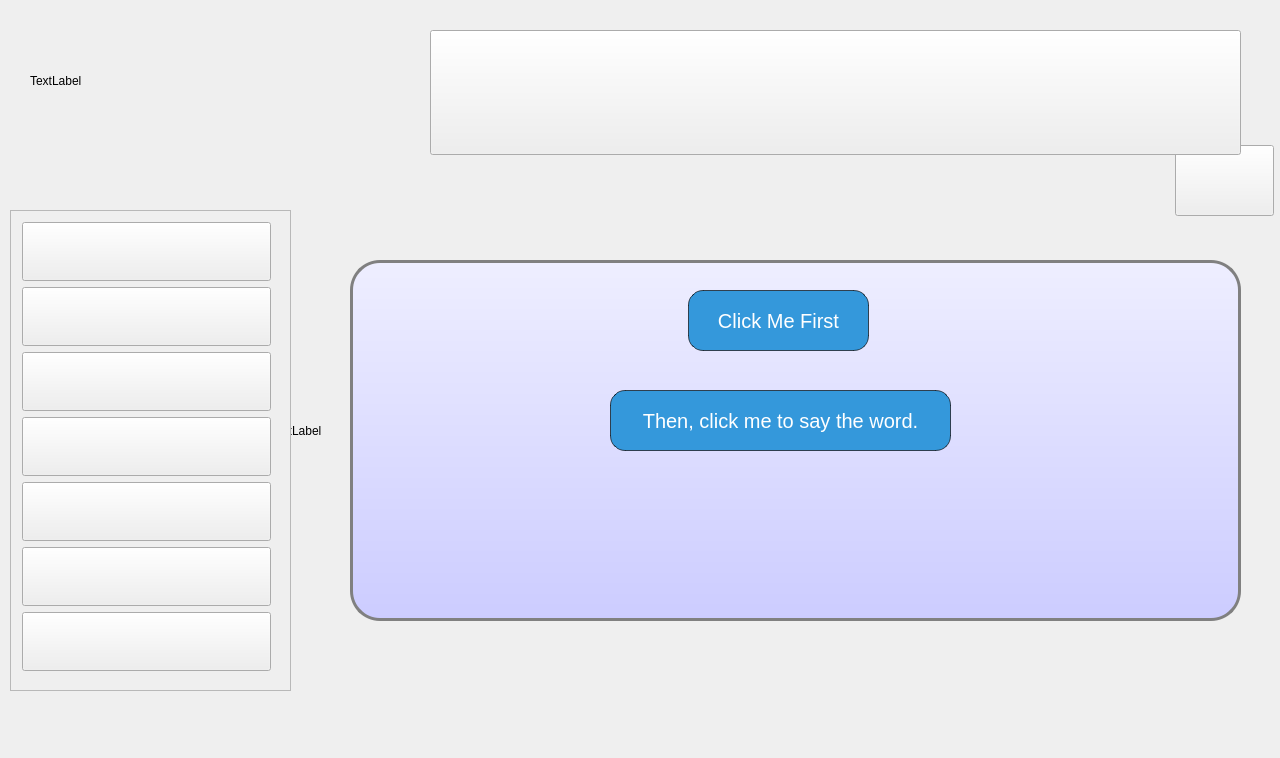
<?xml version="1.0" encoding="UTF-8"?>
<ui version="4.0">
 <class>MainWindow</class>
 <widget class="QMainWindow" name="MainWindow">
  <property name="geometry">
   <rect>
    <x>0</x>
    <y>0</y>
    <width>1280</width>
    <height>758</height>
   </rect>
  </property>
  <property name="windowTitle">
   <string>MainWindow</string>
  </property>
  <widget class="QWidget" name="centralWidget">
   <property name="styleSheet">
    <string notr="true">QPushButton{
	border:none;
	outline:none;
} 

QScrollArea { 
	background: transparent; 
	border:none;
	outline:none;
}
QScrollArea &gt; QWidget &gt; QWidget { background: transparent; }
</string>
   </property>
   <widget class="QPushButton" name="btn_setting">
    <property name="geometry">
     <rect>
      <x>1175</x>
      <y>145</y>
      <width>99</width>
      <height>71</height>
     </rect>
    </property>
    <property name="text">
     <string/>
    </property>
   </widget>
   <widget class="QLabel" name="label">
    <property name="geometry">
     <rect>
      <x>30</x>
      <y>20</y>
      <width>341</width>
      <height>121</height>
     </rect>
    </property>
    <property name="text">
     <string>TextLabel</string>
    </property>
   </widget>
   <widget class="QLabel" name="label_2">
    <property name="geometry">
     <rect>
      <x>270</x>
      <y>210</y>
      <width>981</width>
      <height>441</height>
     </rect>
    </property>
    <property name="text">
     <string>TextLabel</string>
    </property>
   </widget>
   <widget class="QStackedWidget" name="recognition">
    <property name="geometry">
     <rect>
      <x>270</x>
      <y>210</y>
      <width>1000</width>
      <height>550</height>
     </rect>
    </property>
    <property name="currentIndex">
     <number>3</number>
    </property>
    <widget class="QWidget" name="video">
     <widget class="QGraphicsView" name="graphicsView">
      <property name="geometry">
       <rect>
        <x>60</x>
        <y>0</y>
        <width>850</width>
        <height>470</height>
       </rect>
      </property>
     </widget>
    </widget>
    <widget class="QWidget" name="face">
     <widget class="QLabel" name="lbl_facebg">
      <property name="geometry">
       <rect>
        <x>60</x>
        <y>0</y>
        <width>911</width>
        <height>470</height>
       </rect>
      </property>
      <property name="text">
       <string/>
      </property>
     </widget>
    </widget>
    <widget class="QWidget" name="slam">
     <widget class="QLabel" name="lbl_slambg">
      <property name="geometry">
       <rect>
        <x>150</x>
        <y>0</y>
        <width>691</width>
        <height>470</height>
       </rect>
      </property>
      <property name="text">
       <string/>
      </property>
     </widget>
    </widget>
    <widget class="QWidget" name="text">
     <widget class="QListView" name="lbltext">
      <property name="geometry">
       <rect>
        <x>80</x>
        <y>50</y>
        <width>891</width>
        <height>361</height>
       </rect>
      </property>
      <property name="focusPolicy">
       <enum>Qt::NoFocus</enum>
      </property>
      <property name="styleSheet">
       <string notr="true">background:QLinearGradient(x1: 0, y1: 0, x2: 0, y2: 1, stop: 0 #eef, stop: 1 #ccf);
border: 3px solid gray;
border-radius: 30px;
padding: 7px;
color:black;</string>
      </property>
      <property name="verticalScrollBarPolicy">
       <enum>Qt::ScrollBarAlwaysOff</enum>
      </property>
      <property name="horizontalScrollBarPolicy">
       <enum>Qt::ScrollBarAlwaysOff</enum>
      </property>
     </widget>
     <widget class="QPushButton" name="btn_2">
      <property name="geometry">
       <rect>
        <x>340</x>
        <y>180</y>
        <width>341</width>
        <height>61</height>
       </rect>
      </property>
      <property name="styleSheet">
       <string notr="true">#btn_2 {
  background: #3498db;
  background-image: -webkit-linear-gradient(top, #3498db, #2980b9);
  background-image: -moz-linear-gradient(top, #3498db, #2980b9);
  background-image: -ms-linear-gradient(top, #3498db, #2980b9);
  background-image: -o-linear-gradient(top, #3498db, #2980b9);
  background-image: linear-gradient(to bottom, #3498db, #2980b9);
  -webkit-border-radius: 28;
  -moz-border-radius: 28;
border:1px solid #aa000000;
  border-radius: 15px;
  font-family: Arial;
  color: #ffffff;
  font-size: 20px;
  padding: 10px 20px 10px 20px;
  text-decoration: none;
}
QPushButton#btn_2:pressed{
  background: #3BB9FF;
  background-image: -webkit-linear-gradient(top, #3cb0fd, #3498db);
  background-image: -moz-linear-gradient(top, #3cb0fd, #3498db);
  background-image: -ms-linear-gradient(top, #3cb0fd, #3498db);
  background-image: -o-linear-gradient(top, #3cb0fd, #3498db);
  background-image: linear-gradient(to bottom, #3cb0fd, #3498db);
  text-decoration: none;
}
</string>
      </property>
      <property name="text">
       <string>Then, click me to say the word.</string>
      </property>
     </widget>
     <widget class="QPushButton" name="btn_1">
      <property name="geometry">
       <rect>
        <x>418</x>
        <y>80</y>
        <width>181</width>
        <height>61</height>
       </rect>
      </property>
      <property name="styleSheet">
       <string notr="true">QPushButton#btn_1{
  background: #3498db;
  background-image: -webkit-linear-gradient(top, #3498db, #2980b9);
  background-image: -moz-linear-gradient(top, #3498db, #2980b9);
  background-image: -ms-linear-gradient(top, #3498db, #2980b9);
  background-image: -o-linear-gradient(top, #3498db, #2980b9);
  background-image: linear-gradient(to bottom, #3498db, #2980b9);
  -webkit-border-radius: 28;
  -moz-border-radius: 28;
border:1px solid #aa000000;
  border-radius: 15px;
  font-family: Arial;
  color: #ffffff;
  font-size: 20px;
  padding: 10px 20px 10px 20px;
  text-decoration: none;
}

QPushButton#btn_1:pressed{
  background: #3BB9FF;
  background-image: -webkit-linear-gradient(top, #3cb0fd, #3498db);
  background-image: -moz-linear-gradient(top, #3cb0fd, #3498db);
  background-image: -ms-linear-gradient(top, #3cb0fd, #3498db);
  background-image: -o-linear-gradient(top, #3cb0fd, #3498db);
  background-image: linear-gradient(to bottom, #3cb0fd, #3498db);
  text-decoration: none;
}


</string>
      </property>
      <property name="text">
       <string>Click Me First</string>
      </property>
     </widget>
    </widget>
    <widget class="QWidget" name="speech">
     <widget class="QLabel" name="lbl_speechbg">
      <property name="geometry">
       <rect>
        <x>60</x>
        <y>0</y>
        <width>981</width>
        <height>470</height>
       </rect>
      </property>
      <property name="text">
       <string/>
      </property>
     </widget>
     <widget class="QPushButton" name="autosetup">
      <property name="geometry">
       <rect>
        <x>790</x>
        <y>10</y>
        <width>201</width>
        <height>51</height>
       </rect>
      </property>
      <property name="focusPolicy">
       <enum>Qt::NoFocus</enum>
      </property>
      <property name="styleSheet">
       <string notr="true">#autosetup {
  background: #3498db;
  background-image: -webkit-linear-gradient(top, #3498db, #2980b9);
  background-image: -moz-linear-gradient(top, #3498db, #2980b9);
  background-image: -ms-linear-gradient(top, #3498db, #2980b9);
  background-image: -o-linear-gradient(top, #3498db, #2980b9);
  background-image: linear-gradient(to bottom, #3498db, #2980b9);
  -webkit-border-radius: 28;
  -moz-border-radius: 28;
border:1px solid #aa000000;
  border-radius: 15px;
  font-family: Arial;
  color: #ffffff;
  font-size: 20px;
  padding: 10px 20px 10px 20px;
  text-decoration: none;
}

#autosetup:hover {
  background: #3cb0fd;
  background-image: -webkit-linear-gradient(top, #3cb0fd, #3498db);
  background-image: -moz-linear-gradient(top, #3cb0fd, #3498db);
  background-image: -ms-linear-gradient(top, #3cb0fd, #3498db);
  background-image: -o-linear-gradient(top, #3cb0fd, #3498db);
  background-image: linear-gradient(to bottom, #3cb0fd, #3498db);
  text-decoration: none;
}
</string>
      </property>
      <property name="text">
       <string>Auto Setup SDK</string>
      </property>
     </widget>
     <widget class="QPushButton" name="add_edit">
      <property name="geometry">
       <rect>
        <x>30</x>
        <y>10</y>
        <width>211</width>
        <height>51</height>
       </rect>
      </property>
      <property name="focusPolicy">
       <enum>Qt::NoFocus</enum>
      </property>
      <property name="styleSheet">
       <string notr="true">#add_edit {
  background: #3498db;
  background-image: -webkit-linear-gradient(top, #3498db, #2980b9);
  background-image: -moz-linear-gradient(top, #3498db, #2980b9);
  background-image: -ms-linear-gradient(top, #3498db, #2980b9);
  background-image: -o-linear-gradient(top, #3498db, #2980b9);
  background-image: linear-gradient(to bottom, #3498db, #2980b9);
  -webkit-border-radius: 28;
  -moz-border-radius: 28;
border:1px solid #aa000000;
  border-radius: 15px;
  font-family: Arial;
  color: #ffffff;
  font-size: 20px;
  padding: 10px 20px 10px 20px;
  text-decoration: none;
}

#add_edit:hover {
  background: #3cb0fd;
  background-image: -webkit-linear-gradient(top, #3cb0fd, #3498db);
  background-image: -moz-linear-gradient(top, #3cb0fd, #3498db);
  background-image: -ms-linear-gradient(top, #3cb0fd, #3498db);
  background-image: -o-linear-gradient(top, #3cb0fd, #3498db);
  background-image: linear-gradient(to bottom, #3cb0fd, #3498db);
  text-decoration: none;
}
</string>
      </property>
      <property name="text">
       <string>Modify Commands</string>
      </property>
     </widget>
     <widget class="QListView" name="commandlist">
      <property name="geometry">
       <rect>
        <x>80</x>
        <y>70</y>
        <width>891</width>
        <height>361</height>
       </rect>
      </property>
      <property name="focusPolicy">
       <enum>Qt::NoFocus</enum>
      </property>
      <property name="styleSheet">
       <string notr="true">background:QLinearGradient(x1: 0, y1: 0, x2: 0, y2: 1, stop: 0 #eef, stop: 1 #ccf);
border: 3px solid gray;
border-radius: 30px;
padding: 7px;
color:black;</string>
      </property>
      <property name="verticalScrollBarPolicy">
       <enum>Qt::ScrollBarAlwaysOff</enum>
      </property>
      <property name="horizontalScrollBarPolicy">
       <enum>Qt::ScrollBarAlwaysOff</enum>
      </property>
     </widget>
     <widget class="QLabel" name="command_label">
      <property name="geometry">
       <rect>
        <x>150</x>
        <y>180</y>
        <width>771</width>
        <height>101</height>
       </rect>
      </property>
      <property name="font">
       <font>
        <family>FreeSerif</family>
        <pointsize>28</pointsize>
        <weight>75</weight>
        <bold>true</bold>
       </font>
      </property>
      <property name="styleSheet">
       <string notr="true">background:transparent;
color:green;
</string>
      </property>
      <property name="text">
       <string>Click &quot;Start&quot; to start the Speech Recognition...</string>
      </property>
     </widget>
     <widget class="QLabel" name="status">
      <property name="geometry">
       <rect>
        <x>140</x>
        <y>440</y>
        <width>91</width>
        <height>21</height>
       </rect>
      </property>
      <property name="font">
       <font>
        <family>FreeSerif</family>
        <pointsize>12</pointsize>
        <weight>75</weight>
        <bold>true</bold>
       </font>
      </property>
      <property name="styleSheet">
       <string notr="true">color:gray;
background:transparent;</string>
      </property>
      <property name="text">
       <string>Standby...</string>
      </property>
     </widget>
     <widget class="QLabel" name="stat">
      <property name="geometry">
       <rect>
        <x>90</x>
        <y>440</y>
        <width>67</width>
        <height>21</height>
       </rect>
      </property>
      <property name="font">
       <font>
        <family>FreeSerif</family>
        <pointsize>12</pointsize>
        <weight>75</weight>
        <bold>true</bold>
       </font>
      </property>
      <property name="styleSheet">
       <string notr="true">color:red;
background:transparent;</string>
      </property>
      <property name="text">
       <string>Status:</string>
      </property>
     </widget>
     <widget class="QPushButton" name="start">
      <property name="geometry">
       <rect>
        <x>620</x>
        <y>440</y>
        <width>171</width>
        <height>81</height>
       </rect>
      </property>
      <property name="focusPolicy">
       <enum>Qt::NoFocus</enum>
      </property>
      <property name="styleSheet">
       <string notr="true">#start {
  background: #3498db;
  background-image: -webkit-linear-gradient(top, #3498db, #2980b9);
  background-image: -moz-linear-gradient(top, #3498db, #2980b9);
  background-image: -ms-linear-gradient(top, #3498db, #2980b9);
  background-image: -o-linear-gradient(top, #3498db, #2980b9);
  background-image: linear-gradient(to bottom, #3498db, #2980b9);
  -webkit-border-radius: 28;
  -moz-border-radius: 28;
  border-radius: 15px;
border:1px solid #aa000000;
  font-family: Arial;
  color: #ffffff;
  font-size: 20px;
  padding: 10px 20px 10px 20px;
  text-decoration: none;
}

#start:hover {
  background: #3cb0fd;
  background-image: -webkit-linear-gradient(top, #3cb0fd, #3498db);
  background-image: -moz-linear-gradient(top, #3cb0fd, #3498db);
  background-image: -ms-linear-gradient(top, #3cb0fd, #3498db);
  background-image: -o-linear-gradient(top, #3cb0fd, #3498db);
  background-image: linear-gradient(to bottom, #3cb0fd, #3498db);
  text-decoration: none;
}
</string>
      </property>
      <property name="text">
       <string>Start</string>
      </property>
     </widget>
     <widget class="QPushButton" name="stop">
      <property name="geometry">
       <rect>
        <x>800</x>
        <y>440</y>
        <width>171</width>
        <height>81</height>
       </rect>
      </property>
      <property name="focusPolicy">
       <enum>Qt::NoFocus</enum>
      </property>
      <property name="styleSheet">
       <string notr="true">#stop {
  background: #3498db;
  background-image: -webkit-linear-gradient(top, #3498db, #2980b9);
  background-image: -moz-linear-gradient(top, #3498db, #2980b9);
  background-image: -ms-linear-gradient(top, #3498db, #2980b9);
  background-image: -o-linear-gradient(top, #3498db, #2980b9);
  background-image: linear-gradient(to bottom, #3498db, #2980b9);
  -webkit-border-radius: 28;
border:1px solid #aa000000;
  -moz-border-radius: 28;
  border-radius: 15px;
  font-family: Arial;
  color: #ffffff;
  font-size: 20px;
  padding: 10px 20px 10px 20px;
  text-decoration: none;
}

#stop:hover {
  background: #3cb0fd;
  background-image: -webkit-linear-gradient(top, #3cb0fd, #3498db);
  background-image: -moz-linear-gradient(top, #3cb0fd, #3498db);
  background-image: -ms-linear-gradient(top, #3cb0fd, #3498db);
  background-image: -o-linear-gradient(top, #3cb0fd, #3498db);
  background-image: linear-gradient(to bottom, #3cb0fd, #3498db);
  text-decoration: none;
}
</string>
      </property>
      <property name="text">
       <string>Stop</string>
      </property>
     </widget>
    </widget>
    <widget class="QWidget" name="gesture">
     <widget class="QLabel" name="lbl_gesturebg">
      <property name="geometry">
       <rect>
        <x>280</x>
        <y>20</y>
        <width>981</width>
        <height>470</height>
       </rect>
      </property>
      <property name="text">
       <string>TextLabel</string>
      </property>
     </widget>
    </widget>
    <widget class="QWidget" name="rfid">
     <widget class="QLabel" name="lbl_rfidbg">
      <property name="geometry">
       <rect>
        <x>80</x>
        <y>10</y>
        <width>981</width>
        <height>470</height>
       </rect>
      </property>
      <property name="text">
       <string>TextLabel</string>
      </property>
     </widget>
    </widget>
    <widget class="QWidget" name="barcode">
     <widget class="QLabel" name="lbl_barcodebg">
      <property name="geometry">
       <rect>
        <x>100</x>
        <y>20</y>
        <width>981</width>
        <height>470</height>
       </rect>
      </property>
      <property name="text">
       <string>TextLabel</string>
      </property>
     </widget>
    </widget>
   </widget>
   <widget class="QStackedWidget" name="banner">
    <property name="geometry">
     <rect>
      <x>430</x>
      <y>30</y>
      <width>811</width>
      <height>125</height>
     </rect>
    </property>
    <widget class="QWidget" name="banner1">
     <widget class="QPushButton" name="btn_banner1">
      <property name="geometry">
       <rect>
        <x>0</x>
        <y>0</y>
        <width>811</width>
        <height>125</height>
       </rect>
      </property>
      <property name="text">
       <string/>
      </property>
     </widget>
    </widget>
    <widget class="QWidget" name="banner2">
     <widget class="QPushButton" name="btn_banner2">
      <property name="geometry">
       <rect>
        <x>0</x>
        <y>0</y>
        <width>811</width>
        <height>125</height>
       </rect>
      </property>
      <property name="text">
       <string/>
      </property>
     </widget>
    </widget>
    <widget class="QWidget" name="banner3">
     <widget class="QPushButton" name="btn_banner3">
      <property name="geometry">
       <rect>
        <x>0</x>
        <y>0</y>
        <width>811</width>
        <height>125</height>
       </rect>
      </property>
      <property name="text">
       <string/>
      </property>
     </widget>
    </widget>
    <widget class="QWidget" name="banner4">
     <widget class="QPushButton" name="btn_banner4">
      <property name="geometry">
       <rect>
        <x>0</x>
        <y>0</y>
        <width>811</width>
        <height>125</height>
       </rect>
      </property>
      <property name="text">
       <string/>
      </property>
     </widget>
    </widget>
    <widget class="QWidget" name="banner5">
     <widget class="QPushButton" name="btn_banner5">
      <property name="geometry">
       <rect>
        <x>0</x>
        <y>0</y>
        <width>811</width>
        <height>125</height>
       </rect>
      </property>
      <property name="text">
       <string/>
      </property>
     </widget>
    </widget>
    <widget class="QWidget" name="banner6">
     <widget class="QPushButton" name="btn_banner6">
      <property name="geometry">
       <rect>
        <x>0</x>
        <y>0</y>
        <width>811</width>
        <height>125</height>
       </rect>
      </property>
      <property name="text">
       <string/>
      </property>
     </widget>
    </widget>
   </widget>
   <widget class="QScrollArea" name="scrollArea">
    <property name="geometry">
     <rect>
      <x>10</x>
      <y>210</y>
      <width>281</width>
      <height>481</height>
     </rect>
    </property>
    <property name="statusTip">
     <string/>
    </property>
    <property name="autoFillBackground">
     <bool>false</bool>
    </property>
    <property name="styleSheet">
     <string notr="true"/>
    </property>
    <property name="widgetResizable">
     <bool>true</bool>
    </property>
    <widget class="QWidget" name="scrollAreaWidgetContents">
     <property name="geometry">
      <rect>
       <x>0</x>
       <y>0</y>
       <width>281</width>
       <height>481</height>
      </rect>
     </property>
     <widget class="QWidget" name="layoutWidget">
      <property name="geometry">
       <rect>
        <x>0</x>
        <y>0</y>
        <width>271</width>
        <height>471</height>
       </rect>
      </property>
      <layout class="QVBoxLayout" name="verticalLayout">
       <item>
        <widget class="QPushButton" name="btn_slam">
         <property name="maximumSize">
          <size>
           <width>250</width>
           <height>100</height>
          </size>
         </property>
         <property name="styleSheet">
          <string notr="true"/>
         </property>
         <property name="text">
          <string/>
         </property>
        </widget>
       </item>
       <item>
        <widget class="QPushButton" name="btn_face">
         <property name="maximumSize">
          <size>
           <width>250</width>
           <height>100</height>
          </size>
         </property>
         <property name="font">
          <font>
           <pointsize>18</pointsize>
          </font>
         </property>
         <property name="styleSheet">
          <string notr="true"/>
         </property>
         <property name="text">
          <string/>
         </property>
        </widget>
       </item>
       <item>
        <widget class="QPushButton" name="btn_text">
         <property name="maximumSize">
          <size>
           <width>250</width>
           <height>100</height>
          </size>
         </property>
         <property name="text">
          <string/>
         </property>
        </widget>
       </item>
       <item>
        <widget class="QPushButton" name="btn_speech">
         <property name="maximumSize">
          <size>
           <width>250</width>
           <height>100</height>
          </size>
         </property>
         <property name="text">
          <string/>
         </property>
        </widget>
       </item>
       <item>
        <widget class="QPushButton" name="btn_barcode">
         <property name="maximumSize">
          <size>
           <width>250</width>
           <height>100</height>
          </size>
         </property>
         <property name="text">
          <string/>
         </property>
        </widget>
       </item>
       <item>
        <widget class="QPushButton" name="btn_rfid">
         <property name="maximumSize">
          <size>
           <width>250</width>
           <height>100</height>
          </size>
         </property>
         <property name="text">
          <string/>
         </property>
        </widget>
       </item>
       <item>
        <widget class="QPushButton" name="btn_gesture">
         <property name="maximumSize">
          <size>
           <width>250</width>
           <height>100</height>
          </size>
         </property>
         <property name="text">
          <string/>
         </property>
        </widget>
       </item>
      </layout>
     </widget>
    </widget>
   </widget>
  </widget>
 </widget>
 <layoutdefault spacing="6" margin="11"/>
 <resources/>
 <connections/>
</ui>
